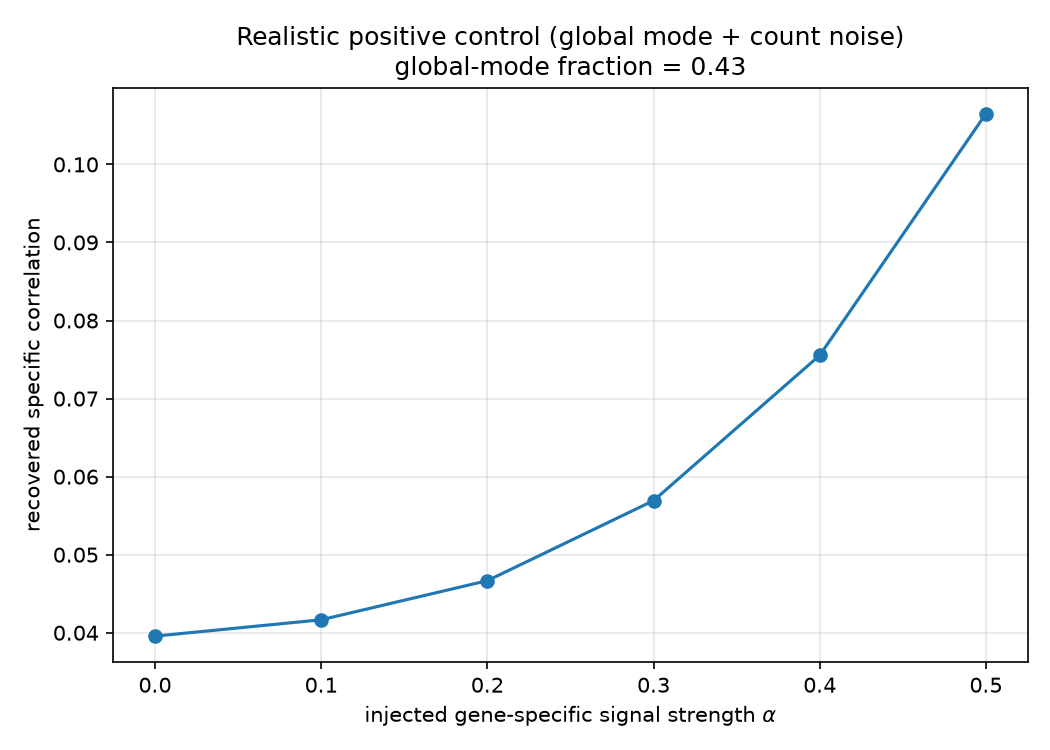

Here is the Python script that generated this plot:
"""
realistic_positive_control.py  (reviewer point 7)

A more realistic synthetic positive control than a pure Gaussian model:
the data contain a dominant global size mode, gene-module structure, a
per-cell size factor and Poisson count noise. We inject a gene-specific
response of controlled strength (mixed with the global mode) and ask whether
the pipeline recovers the specific (global-mode-orthogonal) component.

If the pipeline recovers the specific component in this realistic setting, the
main analysis is not simply "blind to any signal".

Output: realistic_positive_control.png, realistic_positive_control.csv
"""

import numpy as np
import matplotlib
matplotlib.use("Agg")
import matplotlib.pyplot as plt


def simulate(n_genes=400, n_cells=3000, n_modules=8, seed=0):
    rng = np.random.default_rng(seed)
    mu = np.exp(rng.normal(1.5, 0.8, n_genes))
    M = rng.normal(size=(n_genes, n_modules)) * (rng.random((n_genes, n_modules)) < 0.15)
    Z = rng.normal(size=(n_cells, n_modules))
    s = np.exp(rng.normal(0, 0.35, n_cells))            # size factor -> global mode
    lam = s[:, None] * mu[None, :] * np.exp(0.6 * (Z @ M.T))
    X = rng.poisson(np.clip(lam, 1e-6, None)).astype(np.float32)
    return X, mu, M, s, Z, lam, rng


def cos(a, b):
    na, nb = np.linalg.norm(a), np.linalg.norm(b)
    return float(a @ b / (na * nb)) if na and nb else float("nan")


def run(alpha, seed=0, n_pert=60):
    X, mu, M, s, Z, lam, rng = simulate(seed=seed)
    Xc = X - X.mean(0)
    cov = (Xc.T @ Xc) / (Xc.shape[0] - 1)
    w, V = np.linalg.eigh(cov)
    v = V[:, np.argmax(w)]; v = v / np.linalg.norm(v)
    gfrac = float(w.max() / w.sum())
    # true (population) covariance from the model
    Lc = lam - lam.mean(0)
    cov_true = (Lc.T @ Lc) / (Lc.shape[0] - 1)

    n_genes = X.shape[1]
    pert = rng.choice(n_genes, n_pert, replace=False)
    cs = []
    for g in pert:
        # gene-specific direction = the TRUE covariance column of g (orthogonalised)
        spec = cov_true[:, g].astype(float)
        spec = spec - (spec @ v) * v
        spec = spec / (np.linalg.norm(spec) + 1e-9)
        # response = alpha * true linear response + (1-alpha) * noise
        noise = rng.normal(size=n_genes)
        noise = noise - (noise @ v) * v
        d = alpha * spec + (1 - alpha) * 0.5 * noise
        d = d - (d @ v) * v
        # pipeline prediction: ESTIMATED covariance column of g (orthogonalised)
        sig = cov[:, g]; sig = sig - (sig @ v) * v
        dd = float(sig @ sig)
        a = float(sig @ d / dd) if dd else 0
        cs.append(cos(d, a * sig))
    return float(np.nanmean(cs)), gfrac


def main():
    alphas = [0.0, 0.1, 0.2, 0.3, 0.4, 0.5]
    real, shuf = [], []
    for a in alphas:
        vals = [run(a, seed=s)[0] for s in range(5)]
        real.append(np.mean(vals))
    gfrac = run(0.3, seed=0)[1]

    with open("realistic_positive_control.csv", "w") as fh:
        fh.write("alpha,specific_corr\n")
        for a, r in zip(alphas, real):
            fh.write("{:.1f},{:.4f}\n".format(a, r))

    plt.figure(figsize=(7, 5))
    plt.plot(alphas, real, "o-")
    plt.xlabel("injected gene-specific signal strength $\\alpha$")
    plt.ylabel("recovered specific correlation")
    plt.title("Realistic positive control (global mode + count noise)\n"
              "global-mode fraction = {:.2f}".format(gfrac))
    plt.grid(alpha=0.3); plt.tight_layout()
    plt.savefig("realistic_positive_control.png", dpi=150)
    print("global-mode fraction:", round(gfrac, 3))
    print("alpha:", alphas)
    print("recovered:", ["{:.3f}".format(x) for x in real])
    print("wrote realistic_positive_control.png, realistic_positive_control.csv")


if __name__ == "__main__":
    main()
